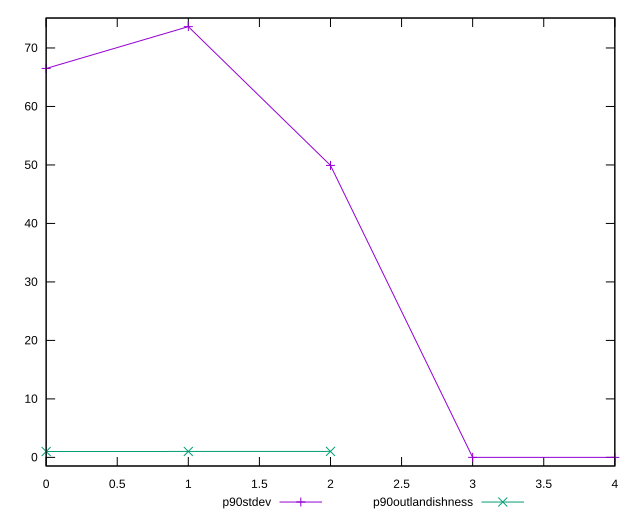

The script that saved this image:
reset

$p90Stdev <<EOF
0 66.49914821593583
1 73.6496822149127
2 49.91992229480555
3 0
4 0
EOF

$p90Outlandishness <<EOF
0 1.006874323448239
1 1.0123574907216537
2 1.0228819619189888
EOF

set key outside below
set xrange [0:4]
set yrange [-1.472993644298254:75.12267585921096]
set trange [-1.472993644298254:75.12267585921096]
set terminal svg size 640, 520 enhanced background rgb 'white'
set output "report_00017_2021-02-10T15-08-03.406Z/uses-webp-images/progression/stddev.svg"

plot $p90Stdev title "p90stdev" with linespoints, \
     $p90Outlandishness title "p90outlandishness" with linespoints

reset
